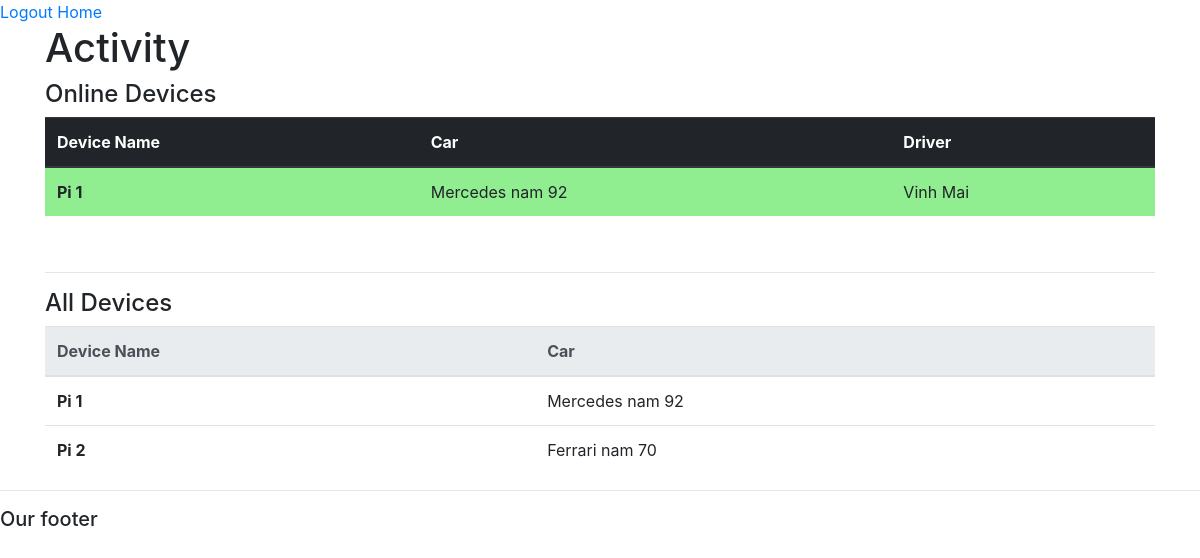
The page /activity/ on the database its author committed.
### accounts/models.py (models this page shows, shortened)
class RaspDevice(models.Model):
    STATUS = (
        ("online", "online"),
        ("offline", "offline"),
    )
    name = models.CharField(max_length=50)
    car = models.OneToOneField(Car, null=True, on_delete=models.SET_NULL)
    status = models.CharField(max_length=50, null=True, blank=True, choices=STATUS)
    lastActive = models.DateTimeField(null=True, blank=True)
    date_created = models.DateTimeField(auto_now_add=True)

class Car(models.Model):
    name = models.CharField(max_length=50)
    driver = models.ForeignKey(Driver, null=True, on_delete=models.CASCADE)

class Driver(models.Model):
    profile = models.OneToOneField(Profile, null=True, on_delete=models.CASCADE)
    licenseDriver = models.CharField(max_length=10, null=True, blank=True)

class Profile(models.Model):
    ROLES = (
        ("admin", "admin"),
        ("driver", "driver"),
    )
    user = models.OneToOneField(User, null=True, blank=True, on_delete=models.CASCADE)
    name = models.CharField(max_length=50)
    phone = models.CharField(max_length=20, null=True, blank=True)
    role = models.CharField(max_length=20, choices=ROLES)
    email = models.CharField(max_length=30, null=True, blank=True)
    date_created = models.DateTimeField(auto_now_add=True)

### realtime/views.py (the view)
# urls.py: path("", views.activityPage, name="activity"),
def activityPage(request):
    devices = RaspDevice.objects.all()
    onlineDevices = RaspDevice.objects.filter(status="online")
    context = {
        "devices": devices,
        "onlDevices": onlineDevices,
    }
    return render(request, "activity.html", context)

### realtime/templates/activity.html (shortened to what this page needs)
{% extends 'accounts/main.html' %}
{% load static %}
{% block content %}
<div class="container">
    <h1>Activity</h1>
    <div>
        <h4>Online Devices</h4>
        <table id='onlineTable' class="table">
            <thead class="thead-dark">
                <tr>
                    <th scope="col">Device Name</th>
                    <th scope="col">Car</th>
                    <th scope="col">Driver</th>
                </tr>
            </thead>
            <tbody>
                {% for device in onlDevices %}
                <tr id='{{ device.name }}' style='background-color: lightgreen;'>
                    <th>{{ device.name }}</th>
                    <td>{{ device.car.name }}</td>
                    <td>{{ device.car.driver.profile.name }}</td>
                </tr>
                {% endfor %}
            </tbody>
        </table>
        <br>
        <hr>
        <h4>All Devices</h4>
        <table class="table">
            <thead class="thead-light">
                <tr>
                    <th scope="col">Device Name</th>
                    <th scope="col">Car</th>
                </tr>
            </thead>
            <tbody>
                {% for device in devices %}
                <tr>
                    <th>{{ device.name }}</th>
                    <td>{{ device.car.name }}</td>
                </tr>
                {% endfor %}
            </tbody>
        </table>
    </div>
</div>
{% endblock %}

### static/css/profile.css (style rules this page uses)
body { background-color: #f9f9fa }

### rows shown on the page
RaspDevice: name "Pi 1", car.name "Mercedes nam 92", car.driver.profile.name "Vinh Mai"
RaspDevice: name "Pi 2", car.name "Ferrari nam 70"
